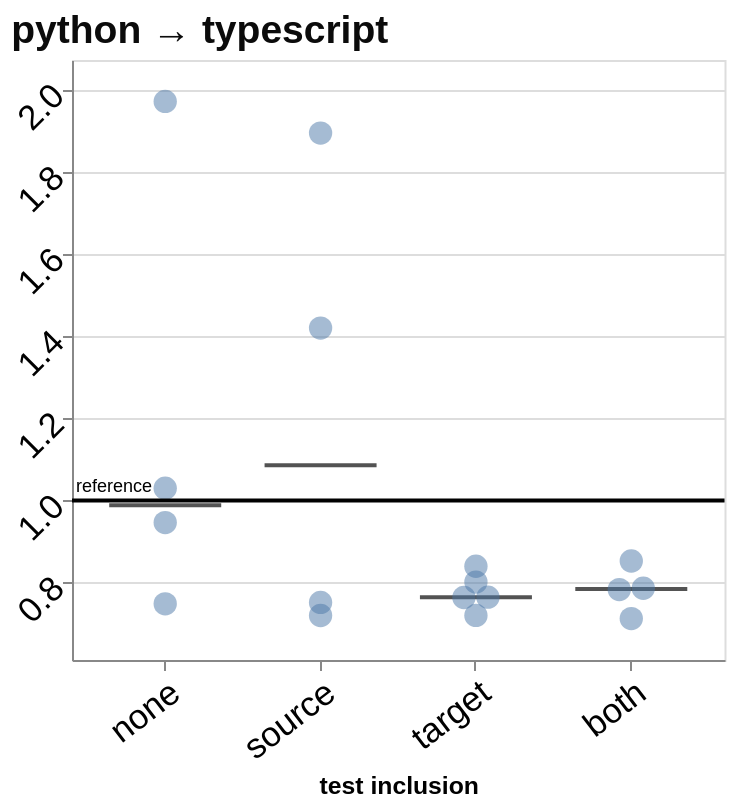

Source (Vega-Lite JSON):
### Vega-Lite specification from a JSON file in a GitHub repository (floating-point values rounded to 4 significant figures)
{"config": {"view": {"continuousWidth": 300, "continuousHeight": 300}, "axis": {"labelAngle": -45}, "axisX": {"labelAngle": -37.5}}, "layer": [{"data": {"name": "data-580a46a7f2152375b08d86dd0a449b02"}, "mark": {"type": "tick", "color": "#0b0b0b", "opacity": 0.7, "size": 56, "thickness": 2}, "encoding": {"x": {"field": "condition", "sort": ["no tests", "source tests", "target tests", "both tests"], "title": "test inclusion", "type": "nominal", "axis": {"labelFontSize": 17.32, "titleFontSize": 12.38, "labelExpr": "{'no tests': 'none', 'source tests': 'source', 'target tests': 'target', 'both tests': 'both'}[datum.label]"}}, "xOffset": {"field": "nudge", "scale": {"domain": [-2, 2], "range": [7.071, 55.07]}, "title": null, "type": "quantitative"}, "y": {"field": "value", "scale": {"domain": [0.6115, 2.073], "nice": false}, "title": null, "type": "quantitative", "axis": {"labelFontSize": 17.32, "titleFontSize": 22}}}}, {"data": {"name": "data-f7d490249c51e770f621fa97884bdf05"}, "mark": {"type": "point", "filled": true, "opacity": 0.5, "size": 136}, "encoding": {"tooltip": [{"field": "port", "title": "run", "type": "nominal"}, {"field": "value", "format": ".2f", "title": "ladder time ÷ reference", "type": "quantitative"}, {"field": "ladder_rungs_completed", "title": "rungs completed", "type": "quantitative"}, {"field": "ladder_total_ms", "format": ",.1f", "title": "total ms", "type": "quantitative"}], "x": {"field": "condition", "sort": ["no tests", "source tests", "target tests", "both tests"], "title": "test inclusion", "type": "nominal", "axis": {"labelFontSize": 17.32, "titleFontSize": 12.38, "labelExpr": "{'no tests': 'none', 'source tests': 'source', 'target tests': 'target', 'both tests': 'both'}[datum.label]"}}, "xOffset": {"field": "nudge", "scale": {"domain": [-2, 2], "range": [7.071, 55.07]}, "title": null, "type": "quantitative"}, "y": {"field": "value", "scale": {"domain": [0.6115, 2.073], "nice": false}, "title": null, "type": "quantitative", "axis": {"labelFontSize": 17.32, "titleFontSize": 22}}}}, {"data": {"name": "data-a630986baac081710e889288b28dd2bb"}, "mark": {"type": "rule", "color": "black", "strokeWidth": 2}, "encoding": {"y": {"field": "value", "scale": {"domain": [0.6115, 2.073], "nice": false}, "title": null, "type": "quantitative", "axis": {"labelFontSize": 17.32, "titleFontSize": 22}}}}, {"data": {"name": "data-a630986baac081710e889288b28dd2bb"}, "mark": {"type": "text", "align": "left", "baseline": "bottom", "dy": -2, "fontSize": 9}, "encoding": {"text": {"field": "label", "type": "nominal"}, "x": {"value": 2}, "y": {"field": "value", "scale": {"domain": [0.6115, 2.073], "nice": false}, "title": null, "type": "quantitative", "axis": {"labelFontSize": 17.32, "titleFontSize": 22}}}}], "height": 300, "title": {"text": "python → typescript", "anchor": "start", "color": "#0b0b0b", "fontSize": 19.5}, "width": 326.2, "$schema": "https://vega.github.io/schema/vega-lite/v6.4.1.json", "datasets": {"data-580a46a7f2152375b08d86dd0a449b02": [{"condition": "no tests", "value": 0.9882, "nudge": 0.0}, {"condition": "source tests", "value": 1.086, "nudge": 0.0}, {"condition": "target tests", "value": 0.7645, "nudge": 0.0}, {"condition": "both tests", "value": 0.7846, "nudge": 0.0}], "data-f7d490249c51e770f621fa97884bdf05": [{"run_id": "20260908T234247Z_2da5a2c0", "condition": "no tests", "ladder_rungs_completed": 16, "ladder_total_ms": 416.1, "value": 1.03, "reference": 1.0, "port": "2da5a2c0", "nudge": 0.0}, {"run_id": "20260909T015142Z_f8ca89ff", "condition": "no tests", "ladder_rungs_completed": 16, "ladder_total_ms": 409.9, "value": 0.9463, "reference": 1.0, "port": "f8ca89ff", "nudge": 0.0}, {"run_id": "20260909T035041Z_2d7fbef6", "condition": "no tests", "ladder_rungs_completed": 16, "ladder_total_ms": 370.1, "value": 0.7483, "reference": 1.0, "port": "2d7fbef6", "nudge": 0.0}, {"run_id": "20260909T140517Z_670261ce", "condition": "no tests", "ladder_rungs_completed": 18, "ladder_total_ms": 20950.0, "value": 1.972, "reference": 1.0, "port": "670261ce", "nudge": 0.0}, {"run_id": "20260909T013603Z_054a84ca", "condition": "source tests", "ladder_rungs_completed": 16, "ladder_total_ms": 359.5, "value": 0.7198, "reference": 1.0, "port": "054a84ca", "nudge": 0.0}, {"run_id": "20260909T134433Z_3f62598c", "condition": "source tests", "ladder_rungs_completed": 16, "ladder_total_ms": 366.2, "value": 0.7517, "reference": 1.0, "port": "3f62598c", "nudge": 0.0}, {"run_id": "20260909T154949Z_461ef9c5", "condition": "source tests", "ladder_rungs_completed": 16, "ladder_total_ms": 496.0, "value": 1.42, "reference": 1.0, "port": "461ef9c5", "nudge": 0.0}, {"run_id": "20260909T190508Z_7c1544c0", "condition": "source tests", "ladder_rungs_completed": 16, "ladder_total_ms": 575.0, "value": 1.895, "reference": 1.0, "port": "7c1544c0", "nudge": 0.0}, {"run_id": "20260909T012246Z_fbe56704", "condition": "target tests", "ladder_rungs_completed": 16, "ladder_total_ms": 372.7, "value": 0.7645, "reference": 1.0, "port": "fbe56704", "nudge": 0.5}, {"run_id": "20260909T032340Z_f01d5496", "condition": "target tests", "ladder_rungs_completed": 16, "ladder_total_ms": 364.3, "value": 0.7201, "reference": 1.0, "port": "f01d5496", "nudge": 0.0}, {"run_id": "20260909T133702Z_8305aa82", "condition": "target tests", "ladder_rungs_completed": 16, "ladder_total_ms": 388.2, "value": 0.8398, "reference": 1.0, "port": "8305aa82", "nudge": 0.0}, {"run_id": "20260909T154334Z_609edff1", "condition": "target tests", "ladder_rungs_completed": 16, "ladder_total_ms": 369.7, "value": 0.7637, "reference": 1.0, "port": "609edff1", "nudge": -0.5}, {"run_id": "20260909T185402Z_14873f98", "condition": "target tests", "ladder_rungs_completed": 16, "ladder_total_ms": 379.6, "value": 0.8012, "reference": 1.0, "port": "14873f98", "nudge": 0.0}, {"run_id": "20260909T011452Z_9f286468", "condition": "both tests", "ladder_rungs_completed": 16, "ladder_total_ms": 372.3, "value": 0.7861, "reference": 1.0, "port": "9f286468", "nudge": 0.5}, {"run_id": "20260909T132655Z_2a16d72b", "condition": "both tests", "ladder_rungs_completed": 16, "ladder_total_ms": 391.4, "value": 0.8526, "reference": 1.0, "port": "2a16d72b", "nudge": 0.0}, {"run_id": "20260909T153339Z_9de9fd66", "condition": "both tests", "ladder_rungs_completed": 16, "ladder_total_ms": 379.5, "value": 0.783, "reference": 1.0, "port": "9de9fd66", "nudge": -0.5}, {"run_id": "20260909T184722Z_089a4294", "condition": "both tests", "ladder_rungs_completed": 16, "ladder_total_ms": 365.2, "value": 0.7123, "reference": 1.0, "port": "089a4294", "nudge": 0.0}], "data-a630986baac081710e889288b28dd2bb": [{"value": 1.0, "label": "reference"}]}, "padding": {"left": 5, "top": 5, "right": 6.25, "bottom": 5}}
